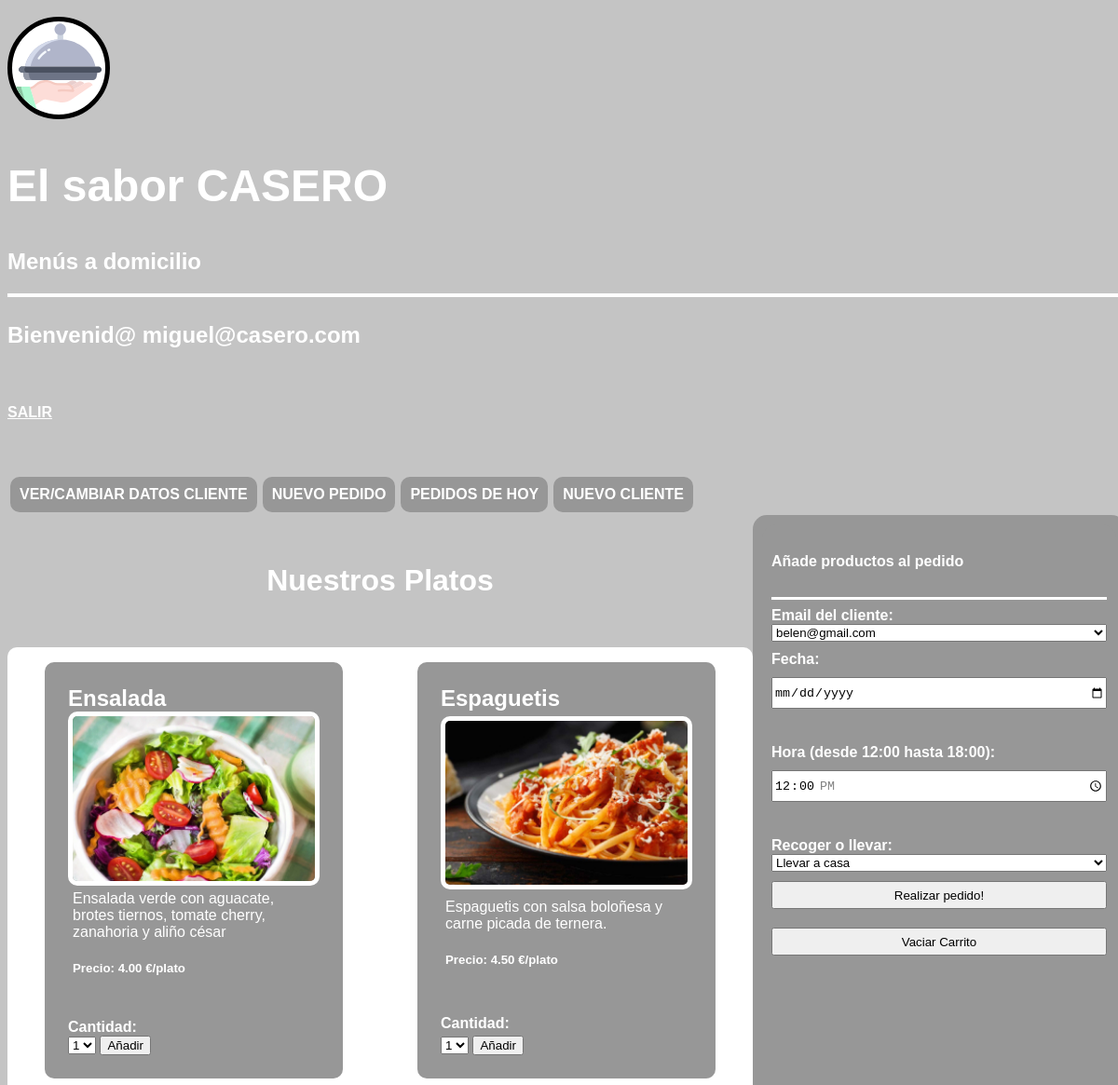
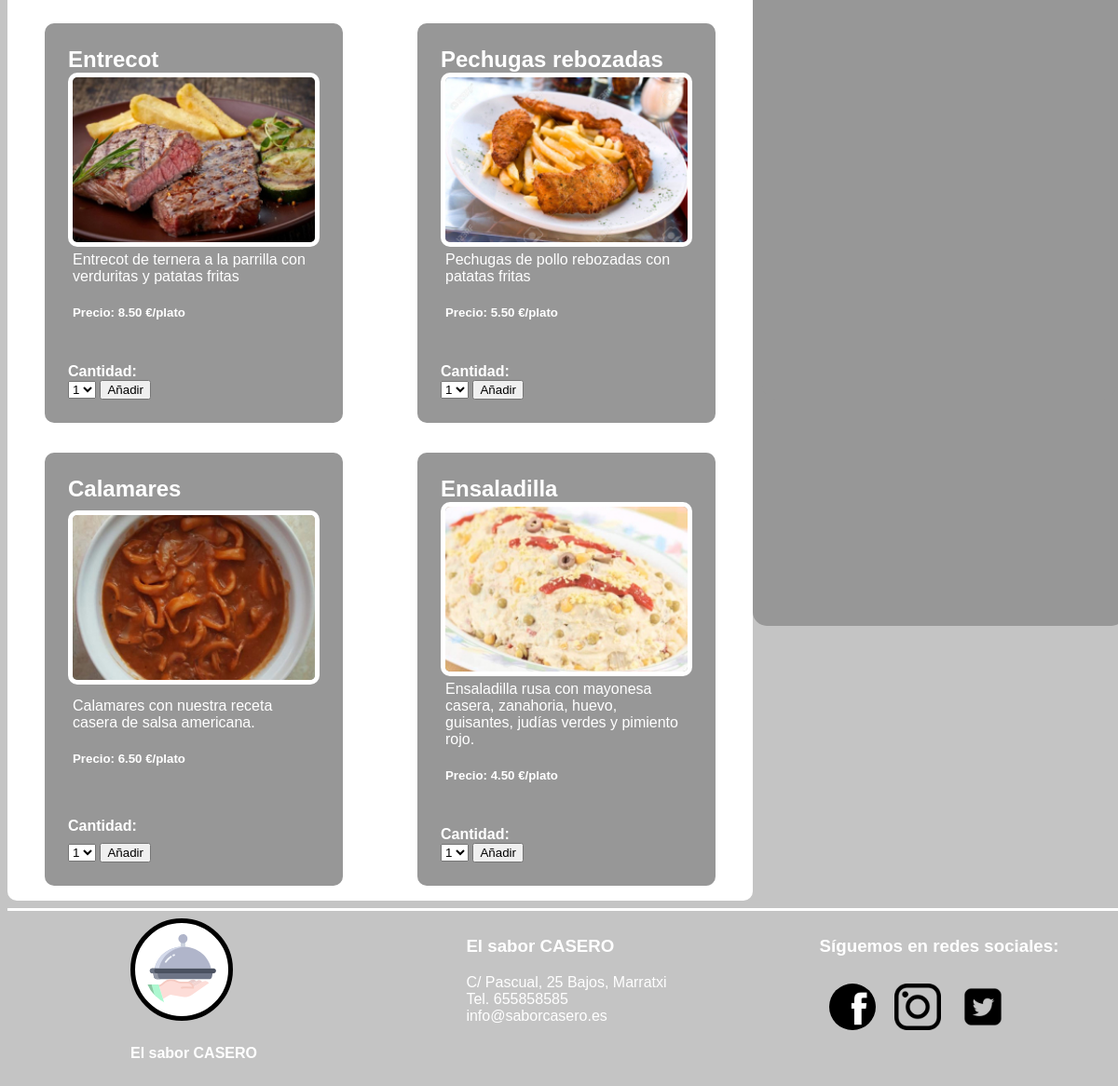
The page /gerentes-dependientes/insertar_pedido_dependiente.php (signed in) on the database its author committed (2 pictures, top to bottom).
### tables this page shows
CREATE TABLE `platos` (
  `id_plato` int(11) NOT NULL,
  `plato` varchar(127) DEFAULT 'NULL',
  `foto` varchar(127) DEFAULT 'NULL',
  `descripcion` text DEFAULT NULL,
  `pvp` decimal(5,2) DEFAULT NULL
);

### gerentes-dependientes/insertar_pedido_dependiente.php (the view, shortened to what this page needs)
<!DOCTYPE html>
<html lang="es">
  <head>
    <link rel="stylesheet" href="../css/main.css"/>
  </head>
  <body>
    <div class="container__pagina">
      <header class="header">
      <a href="../index.php">
    <img class="header__logo" src="../assets/img/svg/logo.svg" alt="" />
    </a>
        <section class="header__titulos">
          <h1 class="header__titulo">El sabor CASERO</h1>
          <h1 class="header__titulo2">Menús a domicilio</h1>
          <hr class="linea__division"/>
        </section>
      </header>
      <main class="main">
        <section class="main__insertar__menu">
          <article class="main__insertar__php">
          <h2>
          <?php
          include("script/sesion_depen.php");
          ?></h2>
          </article>
          <nav class="main__insertar__nav"><a href="cambiar_datos_cliente_dependiente.php"
            ><h4 class="insertar__pedido">VER/CAMBIAR DATOS CLIENTE</h4></a
          >
          <a href="insertar_pedido_dependiente.php"
            ><h4 class="insertar__pedido">NUEVO PEDIDO</h4></a
          >
          <a href="ver_pedidos_hoy_dependiente.php">
            <h4 class="insertar__pedido">PEDIDOS DE HOY</h4></a
          >
          <a href="insertar_nuevo_cliente_dependiente.php">
            <h4 class="insertar__pedido">NUEVO CLIENTE</h4></a
          ></nav>
          <section class="main__insertar__imgs">
            <h4 class="main__titulo">Nuestros Platos</h4>
            <?php
             include("../pdo/conex.php");
          $sql=$base->prepare("SELECT * FROM platos");
          $sql->execute();
          $listaproductos=$sql->fetchAll(PDO::FETCH_ASSOC);
          ?>
            <section class="main__menu">
            <?php
          foreach ($listaproductos as $producto) {
              ?>
              <figure class="menu__1">
                <h4><?php echo $producto['plato']; ?></h4>
                <img class="menu__1__img" src=<?php echo $producto['foto']; ?> alt=""/>
                <figcaption class="menu__1__descrip"><?php echo $producto['descripcion']; ?>
                <h5>Precio: <?php echo $producto['pvp']; ?> €/plato</h5>
              </figcaption>
                <label class="label__anadir1" for="anadir">Cantidad:</label>
                <form action="" method="post">
                <select name="anadir">
                  <option value="1">1</option>
                </select>
                <button type="submit" name="agregar">Añadir</button>
                </form>
              </figure>
              <?php
              }
              ?>
            </section>
        </section>
        <section class="main__ver__pedido">
          <form class="ver__pedido" action="
            <?php echo $_SERVER     ['PHP_SELF']   ; ?>" method="post">
              <?php
              include("script/carrito_junto.php");
              ?>
                <hr class="linea__division__footer"/>
              <label for="cliente"><b>Email del cliente:</b></label>
              <select  id="cliente" name="cliente"><br>
                <?php
                include("/../pdo/conex.php");
                $sql="SELECT email FROM usuarios WHERE id_rol=3";
                $clientes=$base->prepare($sql);
                $clientes->execute();
                while ($devuelve=$clientes->fetch(PDO::FETCH_ASSOC)){
                    extract($devuelve);
                    ?>
                    <option value="<?php echo $email; ?>"> <?php echo $email;?></option><br><?php
                }
                ?><br>
              </select>
              <label class="label" for="fecha">Fecha:</label>
              <input class="input" type="date"  min="<?php echo date("Y-m-d",strtotime(date("Y-m-d")));?>"  name="fecha"><br>
              <label class="label" for="hora">Hora (desde 12:00 hasta 18:00):</label>
              <input class="input" type="time" value="12:00" min="12:00" max="18:00" step="900" name="hora"><br>
              <label class="label" for="recoger">Recoger o llevar:</label>
              <select name="recoger" id="recoger">
                <option value="llevar">Llevar a casa</option>
              </select>
              <button class="input" type="submit" name="nuevo">Realizar pedido!</button>
              <button class="input"  type="submit" name="vaciar">Vaciar Carrito</button>
              </form>
        </section>
      </main>
      <footer class="footer">
        <hr class="linea__division__footer"/>
        <ul class="footer__logo">
          <li><img class="footer__logo_img" src="../assets/img/svg/logo.svg" alt=""/></li>
          <li>
            <h4>El sabor CASERO</h4>
          </li>
        </ul>
        <ul class="footer__contact">
          <h3>El sabor CASERO</h3>
          <li>C/ Pascual, 25 Bajos, Marratxi</li>
          <li>Tel. 655858585</li>
          <li>info@saborcasero.es</li>
        </ul>
        <ul class="footer__redes">
          <h3>Síguemos en redes sociales:</h3>
          <li><a href="facebook/saborcasero"><img class="logo__face" src="../assets/img//svg/logo_facebook.svg" alt=""/></a><a href="instagram/saborcasero"><img class="logo__insta" src="../assets/img//svg/logo_insta.svg" alt=""/></a><a href="twitter/saborcasero"><img class="logo__twi" src="../assets/img//svg/logo_twitter.svg" alt=""/></a></li>
        </ul>
      </footer>
    </div>
  </body>
</html>

### css/main.css (style rules this page uses)
ul, li { margin: 0; padding: 0; list-style: none; }
body { background-color: #C4C4C4; color: white; font-family: sans-serif; }
.footer { display: grid; grid-template-columns: repeat(3, 1fr); grid-template-rows: 0.2fr 1fr; background-color: var(--color-fondo); }
.footer__contact { grid-row: 2/3; justify-self: center; }
.footer__logo { grid-row: 2/3; justify-self: center; }
.footer__redes { grid-row: 2/3; justify-self: center; }
.logo__face, .logo__insta, .logo__twi { padding: 10px; }
.footer__logo_img { padding: 10px; background-color: white; border-radius: 50%; border: 5px solid black; }
.linea__division__footer { grid-row: 1/2; grid-column: 1/4; height: 3px; background-color: white; width: 100%; border: 0; }
.container__pagina { display: grid; grid-template-columns: 1fr minmax(1200px, 1440px) 1fr; grid-template-rows: 10px auto auto auto; }
header { grid-column: 2/3; grid-row: 2/3; }
main { grid-column: 2/3; grid-row: 3/4; }
footer { grid-column: 2/3; grid-row: 4/5; }
.header__logo { background-color: white; border-radius: 50%; border: 5px solid black; width: 100px; height: 100px; }
.header__titulo { font-size: 3rem; color: white; }
.header__titulo2 { font-size: 1.5rem; color: white; }
.linea__division { color: white; border: 2px solid white; }
.main__menu { grid-column: 1/2; grid-row: 2/4; display: grid; grid-template-columns: 1fr 1fr; background-color: white; border-radius: 10px; box-sizing: border-box; }
.main__titulo { grid-column: 1/2; grid-row: 1/2; font-size: 2rem; border-radius: 5px; background-color: var(--gris-oscuro); align-self: center; justify-self: center; padding: 10px; }
figcaption { padding: 5px; }
figure { display: flex; flex-direction: column; background-color: #979797; padding: 25px 25px; justify-content: space-between; border-radius: 10px; }
figure img { border: 5px solid white; border-radius: 10px; }
figure h4 { font-size: 1.5rem; margin: 0; }
.main__insertar__menu { display: grid; grid-template-columns: 1fr 0.5fr; grid-template-rows: 0.2fr 0.2fr auto; }
.main__insertar__php { grid-column: 1/2; grid-row: 1/2; }
.main__insertar__nav { grid-column: 1/3; grid-row: 2/3; display: flex; }
.main__insertar__nav a { text-decoration: none; color: white; font-size: 1rem; background-color: #979797; margin: 3px; border-radius: 10px; }
.main__insertar__nav a h4 { margin: 0; padding: 10px; }
.main__insertar__imgs { grid-column: 1/2; grid-row: 3/4; }
.label__anadir1, .label__anadir2, .label__anadir3, .label__anadir4, .label__anadir5, .label__anadir6 { margin-top: 20px; font-weight: bold; }
.main__menu { display: grid; grid-template-columns: 1fr 1fr; background-color: white; border-radius: 10px; box-sizing: border-box; }
.main__ver__pedido { grid-column: 2/3; grid-row: 3/4; padding: 3rem; }
.main__ver__pedido, .ver__pedido { background-color: #979797; height: 80%; border-radius: 15px; padding: 10px; }
.ver__pedido { display:flex; flex-direction: column; height: 80%; }
.input { height: 30px; margin-bottom: 10px; margin-top: 10px; }
.label { margin-top: 10px; font-weight: bold; }

### rows shown on the page
platos: plato "Ensalada", foto (picture), descripcion "Ensalada verde con aguacate, brotes tiernos, tomate cherry, zanahoria y aliño césar", pvp "4.00"
platos: plato "Espaguetis", foto (picture), descripcion "Espaguetis con salsa boloñesa y carne picada de ternera.", pvp "4.50"
platos: plato "Entrecot", foto (picture), descripcion "Entrecot de ternera a la parrilla con verduritas y patatas fritas", pvp "8.50"
platos: plato "Pechugas rebozadas", foto (picture), descripcion "Pechugas de pollo rebozadas con patatas fritas", pvp "5.50"
platos: plato "Calamares", foto (picture), descripcion "Calamares con nuestra receta casera de salsa americana.", pvp "6.50"
platos: plato "Ensaladilla", foto (picture), descripcion "Ensaladilla rusa con mayonesa casera, zanahoria, huevo, guisantes, judías verdes y pimiento rojo.", pvp "4.50"

### other values the page prints
$user "miguel@casero.com"
form field cliente "belen@gmail.com"
